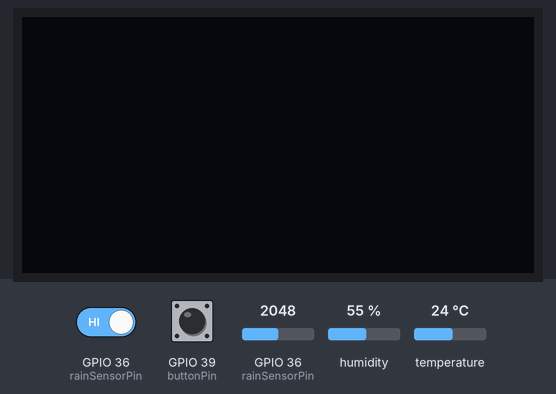
Recording of a sketch running on a simulated ESP32. Shown: 128×64 one-colour display. Inputs (shaded band) come from the test bench; at power-on: GPIO 39 (buttonPin) HIGH, GPIO 36 (rainSensorPin) HIGH, GPIO 36 (rainSensorPin) = 2048, humidity 55 %, temperature 24 °C. WiFi joins after 1.5 s; servers stay silent unless stated; the local clock reads 2024-03-15 10:24:30 at power-on unless the sketch sets it; what the sketch prints to the serial monitor is not drawn.

Above: at 2.7 s.
2.8 s: GPIO 39 (buttonPin) pulled LOW for 0.15 s
At 3.4 s:
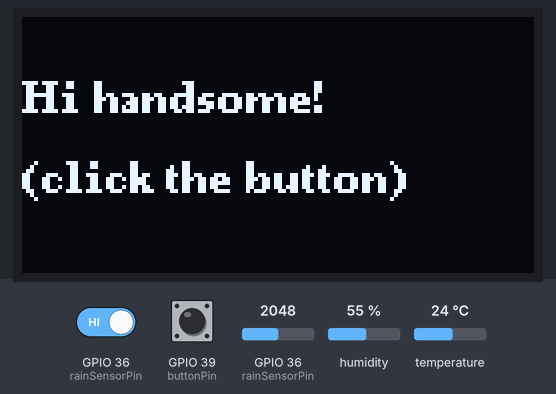
4.4 s: GPIO 39 (buttonPin) pulled LOW for 1 s
At 5.3 s:
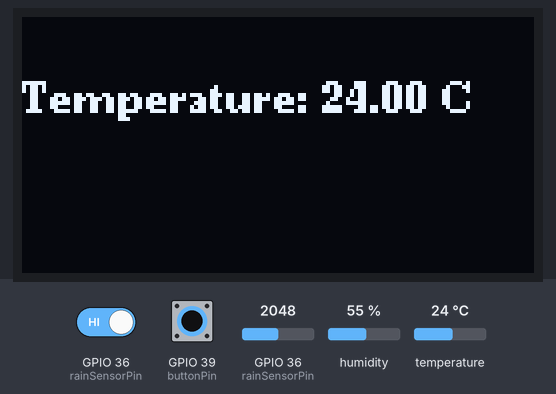
6.9 s: GPIO 39 (buttonPin) pulled LOW for 0.15 s
At 8.1 s:
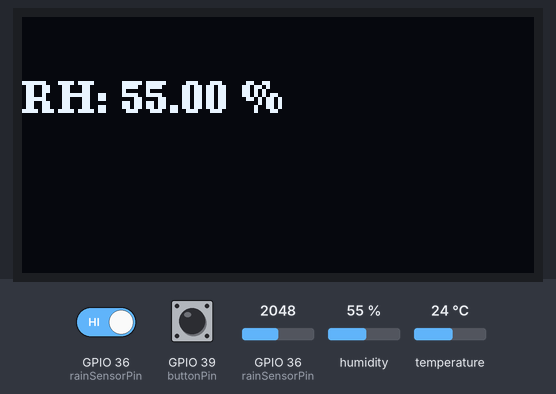
8.5 s: GPIO 39 (buttonPin) pulled LOW for 3.2 s
At 8.9 s:
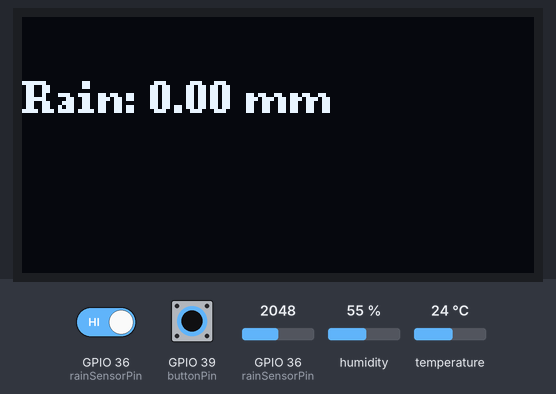
13.2 s: GPIO 39 (buttonPin) pulled LOW for 0.15 s
At 13.7 s:
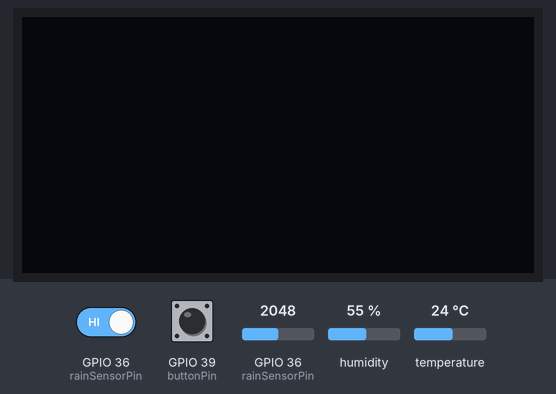
Timing chart, 0 to 15.8 s (numbered marks = the images above; inputs shaded):
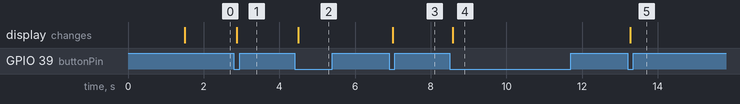

Measured:
- after the input at 2.8 s, the display: changes after 0.08 s (image 1)
- after the input at 4.4 s, the display: changes after 0.10 s (image 2)
- after the input at 6.9 s, the display: changes after 0.10 s (image 3)
- after the input at 8.5 s, the display: changes after 0.08 s (image 4)
- after the input at 13.2 s, the display: changes after 0.08 s (image 5)

The sketch:

final-project.ino
```cpp
#include <Wire.h>
#include <U8g2lib.h>
#include <WiFi.h>
#include <PubSubClient.h>
#include "ThingSpeak.h"
#include "Adafruit_SHT31.h"

// Initialize OLED Display
U8G2_SSD1306_128X64_NONAME_F_HW_I2C u8g2(U8G2_R0, /* reset=*/ U8X8_PIN_NONE);

// Initialize SHT31 Sensor
Adafruit_SHT31 sht31 = Adafruit_SHT31();

// WiFi Credentials
const char* ssid = "agrotech";
const char* password = "1Afuna2gezer";

// ThingSpeak Channel Information
unsigned long channelID = 2799038;
const char* writeAPIKey = "UC49K3PIIR0N7G5E";
const char* readAPIKey = "FFMF9BQF85TRS7KQ";

// MQTT Broker Information
const char* mqtt_server = "192.168.0.102";
const int mqtt_port = 1883;
const char* mqtt_user = "mqtt-user";
const char* mqtt_password = "1234";
const char* mqtt_topic = "/greenhouse/outside/irrigation/solenoid5";

WiFiClient espClient;
PubSubClient mqttClient(espClient);

// Pin Definitions
const int buttonPin = A3;       // Button to control OLED
const int rainSensorPin = A0;   // Rain sensor input pin

// Variables for Rain Sensor
const float rainPerClick = (50.0 / 24.0) * (10.0 / 55.0); // mm per click
volatile int rainPulses = 0;   // Rain pulses during data collection
float totalRainfall = 0.0;
bool wasHigh = false;          // Tracks voltage transitions for the rain sensor

// Variables for OLED Display
int buttonPressCount = 0;       // Track button press count
unsigned long lastButtonPress = 0;
const unsigned long displayTimeout = 30000; // OLED timeout (30 seconds)
bool displayActive = false;     // Track if OLED is active

// Variables for Button Handling
int lastButtonState = HIGH;     // Previous state of the button
int currentButtonState = HIGH;  // Current state of the button
unsigned long lastDebounceTime = 0; // Debounce timer
const unsigned long debounceDelay = 50; // Debounce delay (50ms)

// Variables for Data Upload
unsigned long lastUploadTime = 0;
const unsigned long uploadInterval = 60000; // 1 minute

// Time variables for faucet operation
bool checkFaucetAM = false;
bool checkFaucetPM = false;

// Function Prototypes
void connectWiFi();
void connectMQTT();
void uploadDataToThingSpeak();
void displayMessage(int index);
void handleRainSensor();
void checkAndControlFaucet();
void sendFaucetCommand(int command);

void IRAM_ATTR rainPulseISR() {
  rainPulses++;
}

void setup() {
  Serial.begin(115200);

  // Initialize WiFi
  connectWiFi();

  // Initialize MQTT
  mqttClient.setServer(mqtt_server, mqtt_port);

  // Initialize OLED
  u8g2.begin();
  u8g2.clearBuffer();
  u8g2.sendBuffer(); // Start with OLED off

  // Initialize SHT31 Sensor
  if (!sht31.begin(0x44)) {
    Serial.println("SHT31 sensor not found!");
  }

  // Initialize Button and Rain Sensor
  pinMode(buttonPin, INPUT_PULLUP);
  pinMode(rainSensorPin, INPUT);
  attachInterrupt(digitalPinToInterrupt(rainSensorPin), rainPulseISR, FALLING);

  // Initialize ThingSpeak
  ThingSpeak.begin(espClient);
}

void loop() {
  unsigned long currentMillis = millis();

  // Read the current state of the button
  int reading = digitalRead(buttonPin);

  // Debounce the button
  if (reading != lastButtonState) {
    lastDebounceTime = currentMillis;
  }

  if ((currentMillis - lastDebounceTime) > debounceDelay) {
    // If the button state has changed
    if (reading == LOW && currentButtonState == HIGH) {
      // Button was pressed
      buttonPressCount = (buttonPressCount + 1) % 5; // Cycle through messages
      displayMessage(buttonPressCount);
      lastButtonPress = currentMillis; // Record time of button press
      displayActive = true; // Keep OLED active
    }
    currentButtonState = reading; // Update button state
  }

  // Turn off OLED after timeout
  if (displayActive && currentMillis - lastButtonPress > displayTimeout) {
    u8g2.clearBuffer();
    u8g2.sendBuffer();
    displayActive = false;
  }

  // Upload data every 1 minute
  if (currentMillis - lastUploadTime >= uploadInterval) {
    uploadDataToThingSpeak();
    lastUploadTime = currentMillis;
  }

  // Check and control the faucet at 5 AM and 5 PM
  checkAndControlFaucet();

  // Handle Rain Sensor Data
  handleRainSensor();

  // Update lastButtonState
  lastButtonState = reading;
}

void connectWiFi() {
  Serial.print("Connecting to WiFi...");
  WiFi.begin(ssid, password);
  while (WiFi.status() != WL_CONNECTED) {
    delay(500);
    Serial.print(".");
  }
  Serial.println("\nWiFi Connected");
}

void connectMQTT() {
  while (!mqttClient.connected()) {
    if (mqttClient.connect("ESP32Client", mqtt_user, mqtt_password)) {
      Serial.println("Connected to MQTT");
    } else {
      delay(5000);
    }
  }
}

void uploadDataToThingSpeak() {
  if (WiFi.status() != WL_CONNECTED) {
    connectWiFi();
  }

  float temperature = sht31.readTemperature();
  float humidity = sht31.readHumidity();

  Serial.println("Uploading data to ThingSpeak:");
  Serial.print("Temperature: ");
  Serial.println(temperature);
  Serial.print("Humidity: ");
  Serial.println(humidity);
  Serial.print("Rainfall: ");
  Serial.println(totalRainfall);

  ThingSpeak.setField(1, temperature);
  ThingSpeak.setField(2, humidity);
  ThingSpeak.setField(3, totalRainfall);

  int response = ThingSpeak.writeFields(channelID, writeAPIKey);
  if (response == 200) {
    Serial.println("Data uploaded successfully!");
  } else {
    Serial.print("Error uploading data: ");
    Serial.println(response);
  }

  totalRainfall = 0.0; // Reset rain data
  rainPulses = 0;
}

void displayMessage(int index) {
  u8g2.clearBuffer();
  u8g2.setFont(u8g2_font_ncenB08_tr);

  switch (index) {
    case 1:
      u8g2.drawStr(0, 24, "Hi handsome!");
      u8g2.drawStr(0, 44, "(click the button)");
      break;
    case 2:
      u8g2.setCursor(0, 24);
      u8g2.print("Temperature: ");
      u8g2.print(sht31.readTemperature());
      u8g2.print(" C");
      break;
    case 3:
      u8g2.setCursor(0, 24);
      u8g2.print("RH: ");
      u8g2.print(sht31.readHumidity());
      u8g2.print(" %");
      break;
    case 4:
      u8g2.setCursor(0, 24);
      u8g2.print("Rain: ");
      u8g2.print(totalRainfall);
      u8g2.print(" mm");
      break;
    default:
      u8g2.clearBuffer();
      break;
  }

  u8g2.sendBuffer();
}

void handleRainSensor() {
  int analogValue = analogRead(rainSensorPin);
  float voltage = (analogValue / 4095.0) * 3.3;

  if (voltage >= 2.5 && !wasHigh) {
    wasHigh = true;
  } else if (voltage <= 0.8 && wasHigh) {
    wasHigh = false;
    rainPulses++;
    totalRainfall += rainPerClick;
  }
}

void checkAndControlFaucet() {
  time_t now = time(nullptr);
  struct tm* timeInfo = localtime(&now);

  if (timeInfo->tm_hour == 5 && !checkFaucetAM) {
    float rainLast12Hours = ThingSpeak.readFloatField(channelID, 3, readAPIKey);
    if (rainLast12Hours == 0) sendFaucetCommand(10); // 10 minutes
    else if (rainLast12Hours <= 5) sendFaucetCommand(5); // 5 minutes
    checkFaucetAM = true;
  } else if (timeInfo->tm_hour == 17 && !checkFaucetPM) {
    float rainLast12Hours = ThingSpeak.readFloatField(channelID, 3, readAPIKey);
    if (rainLast12Hours == 0) sendFaucetCommand(10); // 10 minutes
    else if (rainLast12Hours <= 5) sendFaucetCommand(5); // 5 minutes
    checkFaucetPM = true;
  } else if (timeInfo->tm_hour != 5) {
    checkFaucetAM = false;
  } else if (timeInfo->tm_hour != 17) {
    checkFaucetPM = false;
  }
}

void sendFaucetCommand(int minutes) {
  connectMQTT();
  mqttClient.publish(mqtt_topic, "1"); // Open faucet
  delay(minutes * 60000); // Wait for specified minutes
  mqttClient.publish(mqtt_topic, "0"); // Close faucet
  Serial.println("Irrigation completed.");
}
```
